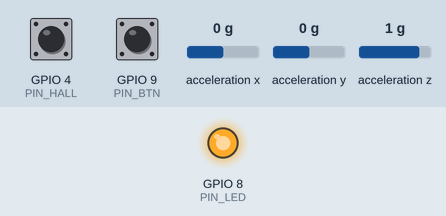
A sketch run on a simulated ESP32-C3. Parts: output pins drawn as LEDs (lit = HIGH). Wiring (inferred from the names in the program): MPU-6050 motion sensor at I2C address 0x68. The inputs (shaded band) are chosen by the test bench; at power-on: GPIO 9 (PIN_BTN) HIGH, GPIO 4 (PIN_HALL) HIGH, acceleration x 0 g, acceleration y 0 g, acceleration z 1 g. What the sketch prints to the serial monitor is not drawn.

Above: at 5.7 s.
5.8 s: GPIO 9 (PIN_BTN) pulled LOW for 0.15 s
At 5.87 s:
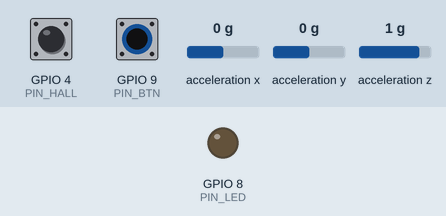
7.4 s: GPIO 9 (PIN_BTN) pulled LOW for 3.2 s
At 11.7 s:
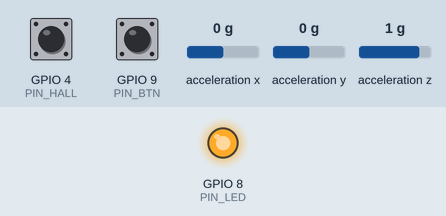
Timing chart, 0 to 13.2 s (numbered marks = the images above; inputs shaded):
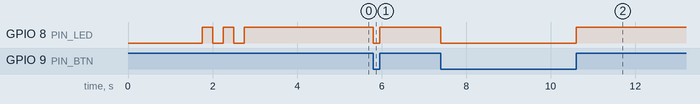

The sketch:

pariy_hw_test.ino
```cpp
// =============================================================
//  Pariy 키링 - 부품 테스트 코드 (배선 확인용)
//  보드: ESP32-C3 SuperMini   시리얼 모니터: 115200
//
//  확인 항목 (핀 번호는 pariy_keyring.ino 와 동일)
//   1) LED     : 켜졌다 꺼졌다 (시작할 때 3번 깜빡)
//   2) 버튼    : BOOT 버튼 누르면 "버튼 눌림" 출력 + LED 켜짐
//   3) MPU-6050: I2C 스캔 + 가속도(g) 값 출력 (가만히 두면 1.00 근처)
//   4) 홀 센서 : 자석을 대면 값이 바뀜 -> "자석 감지!" 출력
//
//  Arduino IDE 설정: USB CDC On Boot = Enabled (안 보이면 켜기)
// =============================================================

#include <Wire.h>

const int PIN_SDA  = 6;
const int PIN_SCL  = 7;
const int PIN_HALL = 4;
const int PIN_LED  = 8;  // LOW = 켜짐
const int PIN_BTN  = 9;  // 누르면 LOW

const uint8_t MPU_ADDR = 0x68;

bool mpuOk = false;
int hallIdle = HIGH;
unsigned long lastPrint = 0;

void ledOn(bool on) { digitalWrite(PIN_LED, on ? LOW : HIGH); }

bool mpuWrite(uint8_t reg, uint8_t val) {
  Wire.beginTransmission(MPU_ADDR);
  Wire.write(reg);
  Wire.write(val);
  return Wire.endTransmission() == 0;
}

bool readAccel(float &ax, float &ay, float &az) {
  Wire.beginTransmission(MPU_ADDR);
  Wire.write(0x3B);
  if (Wire.endTransmission(false) != 0) return false;
  if (Wire.requestFrom((int)MPU_ADDR, 6) != 6) return false;
  uint8_t b[6];
  for (int i = 0; i < 6; i++) b[i] = Wire.read();
  ax = (int16_t)((b[0] << 8) | b[1]) / 4096.0f;  // ±8g 설정
  ay = (int16_t)((b[2] << 8) | b[3]) / 4096.0f;
  az = (int16_t)((b[4] << 8) | b[5]) / 4096.0f;
  return true;
}

void i2cScan() {
  Serial.println("[I2C 스캔]");
  int found = 0;
  for (uint8_t addr = 1; addr < 127; addr++) {
    Wire.beginTransmission(addr);
    if (Wire.endTransmission() == 0) {
      Serial.print("  발견: 0x");
      Serial.println(addr, HEX);
      found++;
    }
  }
  if (found == 0) Serial.println("  아무것도 못 찾음 -> SDA/SCL/VCC/GND 배선 확인");
}

void setup() {
  Serial.begin(115200);
  delay(1500);

  pinMode(PIN_LED, OUTPUT);
  pinMode(PIN_HALL, INPUT);
  pinMode(PIN_BTN, INPUT_PULLUP);

  Serial.println();
  Serial.println("===== Pariy 부품 테스트 시작 =====");

  // 1) LED 3번 깜빡
  Serial.println("[LED] 3번 깜빡입니다");
  for (int i = 0; i < 3; i++) {
    ledOn(true);  delay(250);
    ledOn(false); delay(250);
  }

  // 3) MPU-6050
  Wire.begin(PIN_SDA, PIN_SCL);
  i2cScan();
  mpuOk = mpuWrite(0x6B, 0x00);  // 잠자기 해제
  delay(50);
  mpuWrite(0x1C, 0x10);          // ±8g
  Serial.println(mpuOk ? "[MPU-6050] 정상 연결" : "[MPU-6050] 연결 안 됨!");

  // 4) 홀 센서 기준값 (켤 때 자석을 대지 마세요)
  hallIdle = digitalRead(PIN_HALL);
  Serial.print("[홀 센서] 자석 없을 때 값 = ");
  Serial.println(hallIdle);

  Serial.println("-----------------------------------");
  Serial.println("보드를 흔들고, BOOT 버튼을 누르고, 자석을 대보세요.");
}

void loop() {
  static int lastBtn = HIGH;
  static int lastHall = -1;

  // 2) 버튼 (누르는 동안 LED 켜짐)
  int btn = digitalRead(PIN_BTN);
  ledOn(btn == LOW);
  if (btn == LOW && lastBtn == HIGH) Serial.println(">>> 버튼 눌림!");
  if (btn == HIGH && lastBtn == LOW) Serial.println(">>> 버튼 뗌");
  lastBtn = btn;

  // 4) 홀 센서 변화 감지
  int hall = digitalRead(PIN_HALL);
  if (hall != lastHall) {
    if (lastHall != -1) {
      Serial.println(hall != hallIdle ? ">>> 자석 감지!" : ">>> 자석 멀어짐");
    }
    lastHall = hall;
  }

  // 3) 가속도 값 0.5초마다 출력
  if (millis() - lastPrint >= 500) {
    lastPrint = millis();
    float ax, ay, az;
    if (mpuOk && readAccel(ax, ay, az)) {
      float mag = sqrt(ax * ax + ay * ay + az * az);
      Serial.print("가속도 X="); Serial.print(ax, 2);
      Serial.print(" Y=");       Serial.print(ay, 2);
      Serial.print(" Z=");       Serial.print(az, 2);
      Serial.print(" | 크기=");  Serial.print(mag, 2);
      Serial.print("g | 홀=");   Serial.println(hall);
    } else {
      Serial.println("MPU-6050 읽기 실패 - 배선 확인");
    }
  }
  delay(5);
}
```

Measured:
- after the input at 5.8 s, GPIO 8 (PIN_LED): HIGH → LOW at once, → HIGH 0.15 s later
- after the input at 7.4 s, GPIO 8 (PIN_LED): HIGH → LOW at once, → HIGH 3.2 s later
